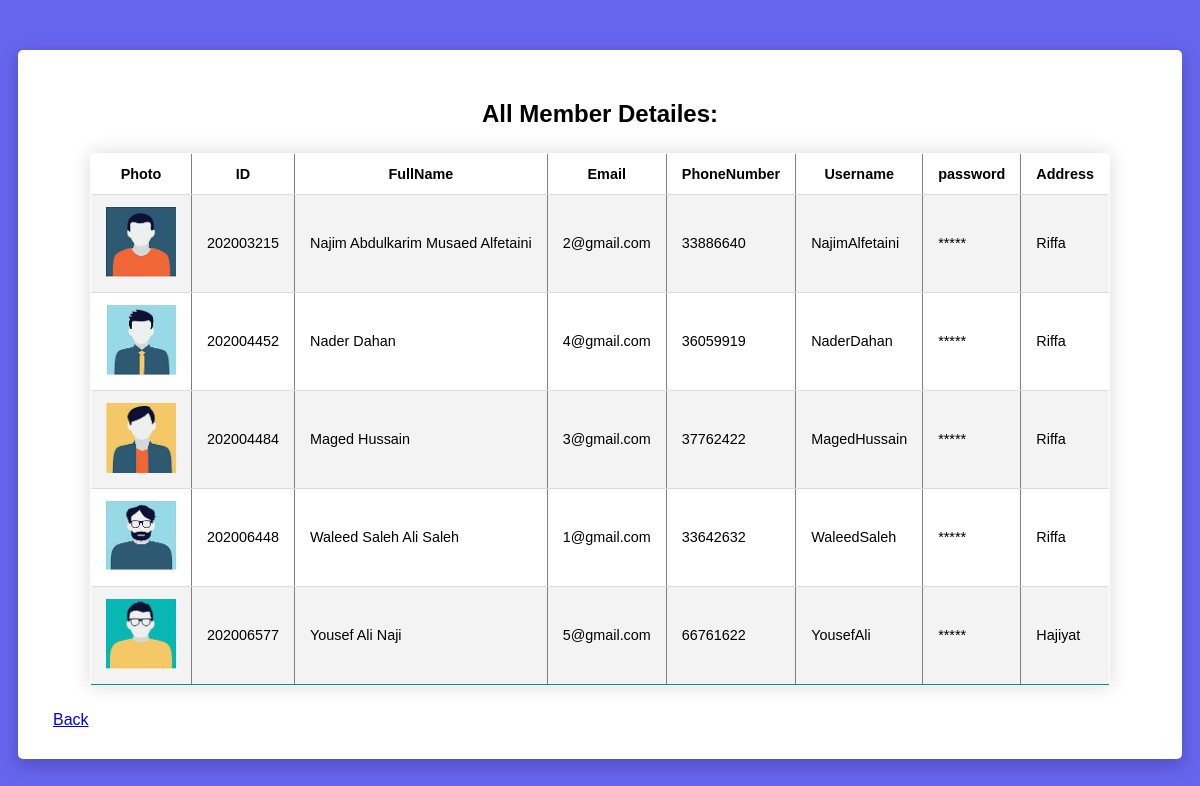
Page /member/view_all_member.php on the earlier database version.
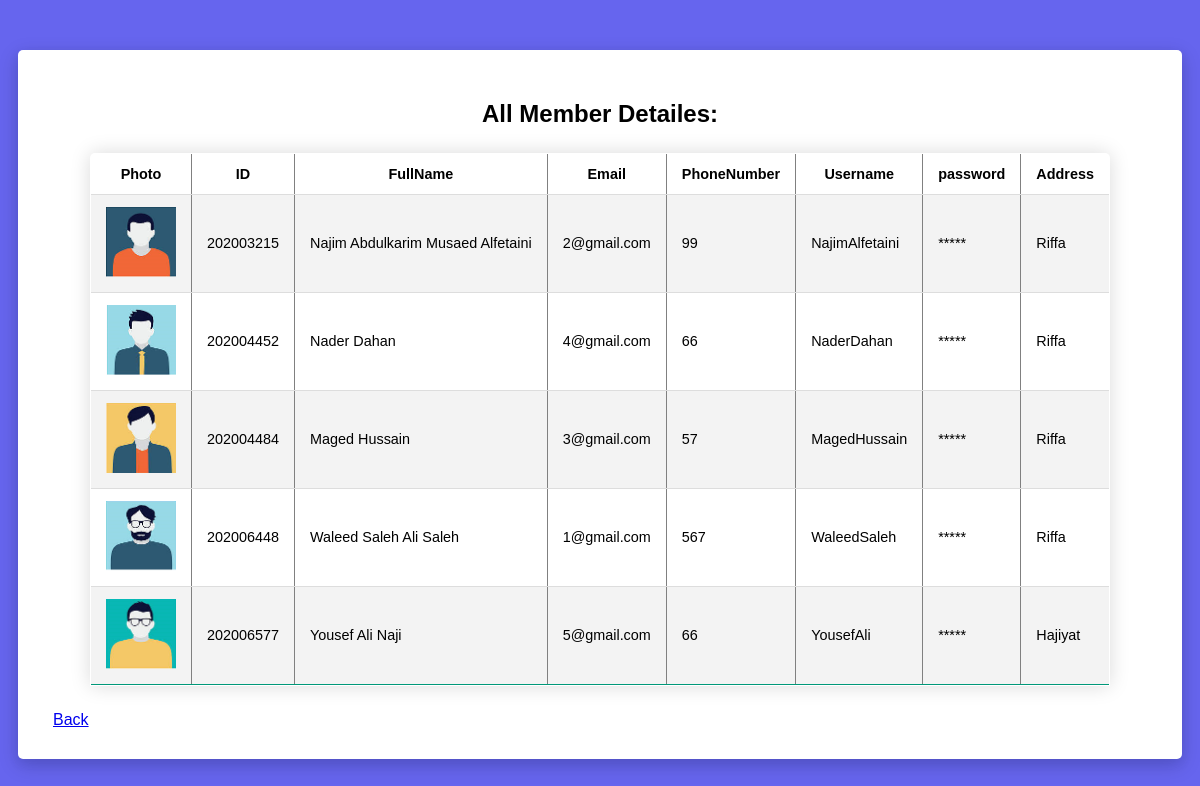
Same page on the later database version.
### tables this page shows
CREATE TABLE `users` (
  `id` int(9) NOT NULL,
  `fullName` varchar(100) NOT NULL,
  `email` varchar(60) NOT NULL,
  `phoneNumber` varchar(8) NOT NULL,
  `username` varchar(150) NOT NULL,
  `password` varchar(150) NOT NULL,
  `photo` text NOT NULL,
  `address` varchar(150) NOT NULL
);

### member/view_all_member.php (the view, shortened to what this page needs)
<!DOCTYPE html>
<html lang="en">
<head>
</head>
<body>
    <div class="container">
        <div class="row">
            <div class="col-md-4 offset-md-4 form">
                <?php
    require("../registration/connection.php");
    echo "<center>";
    echo "<h2>All Member Detailes: </h2>";
   $table = $db->query("select * from users ");
   echo "<table border=1 class='content-table'";
   echo "<tr>
   <th>Photo</th>
   <th>ID</th>
   <th>FullName</th>
   <th>Email</th>
   <th>PhoneNumber</th>
   <th>Username</th>
   <th>password</th>
   <th>Address</th>
   </tr>";
   foreach ($table as $st) {
       echo "<tr>";
       if(!empty($st['photo'])){
        echo "<td> <img src='../images/$st[6]' width='70' height='70'> </td>";
    }
    else{
        echo "<td> <img src='../images/default.jpg' width='70' height='70'> </td>";
    }
       echo "<td> $st[id]         </td>";
       echo "<td> $st[fullName]   </td>";
       echo "<td> $st[email]      </td>";
       echo "<td> $st[phoneNumber]</td>";
       echo "<td> $st[username]   </td>";
       echo "<td> *****  </td>";
       echo "<td> $st[address]    </td>";
       echo "</tr>";
   }
   echo "</table>";
   echo "</center>";
?>
                <a href="../index.librarian.php">Back</a>
            </div>
        </div>
    </div>
</body>
</html>

### member/view_all_member.php (style rules this page uses)
html, body { background: #6665ee; font-family: 'Poppins', sans-serif; }
.container { position: 400px 400px; }
.container .form { background: #fff; padding: 30px 35px; border-radius: 5px; margin: 50px 10px 10px 10px; box-shadow: 0 4px 8px 0 rgba(64, 76, 186, 0.2), 0 6px 20px 0 rgba(0, 0, 0, 0.19); }
* { font-family: sans-serif; }
.content-table { border-collapse: collapse; margin: 25px 0; font-size: 0.9em; min-width: 400px; border-radius: 5px 5px 0 0; overflow: hidden; box-shadow: 0 0 20px rgba(0, 0, 0, 0.15); }
.content-table th, .content-table td { padding: 12px 15px; }
.content-table tbody tr { border-bottom: 1px solid #dddddd; }
.content-table tbody tr:nth-of-type(even) { background-color: #f3f3f3; }
.content-table tbody tr:last-of-type { border-bottom: 2px solid #009879; }

Differences in the rows shown:
changed users "Najim Abdulkarim Musaed Alfetaini": phoneNumber "33886640" → "99"
changed users "Nader Dahan": phoneNumber "36059919" → "66"
changed users "Maged Hussain": phoneNumber "37762422" → "57"
changed users "Waleed Saleh Ali Saleh": phoneNumber "33642632" → "567"
changed users "Yousef Ali Naji": phoneNumber "66761622" → "66"
